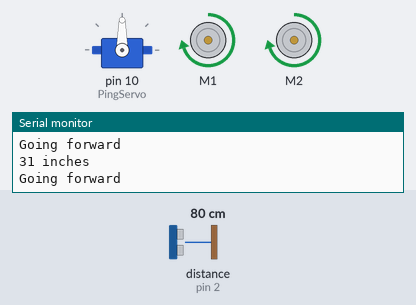
This sketch was run on a simulated Arduino Uno, built with avr-gcc and run on an emulated ATmega328P. Parts: servo, 2 × DC motor (green arrow = forward, orange = backward, longer = faster), the last lines printed to the serial monitor. Wiring (inferred from the names in the program): ultrasonic range finder: trigger pin 2; echo pin 2. Inputs (shaded band) come from the test bench; at power-on: distance to the obstacle (sensor on pin 2) 80 cm. The echo pulse lasts 58.3 µs per cm.

Above: at 1.2 s.
1.3 s: distance to the obstacle (sensor on pin 2) set to 31 cm
2.8 s: distance to the obstacle (sensor on pin 2) set to 26 cm
At 5.4 s:
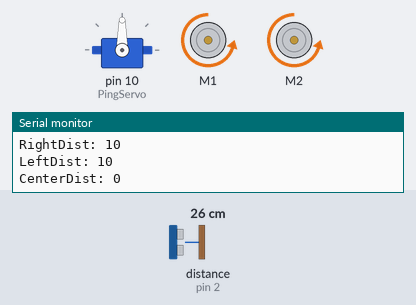
5.7 s: distance to the obstacle (sensor on pin 2) set to 35 cm
At 7.2 s:
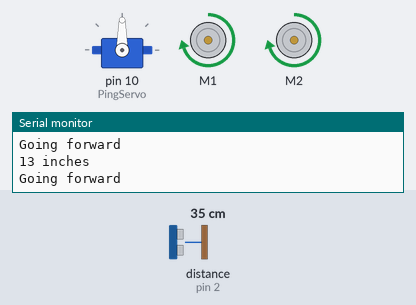
7.5 s: distance to the obstacle (sensor on pin 2) set to 4 cm
At 8.3 s:
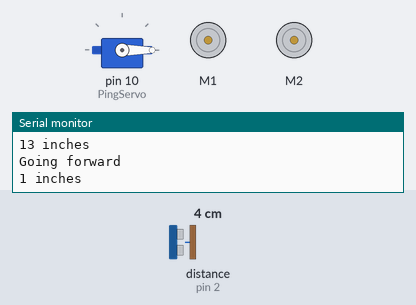
Timing chart, 0 to 11.2 s (numbered marks = the images above; inputs shaded):
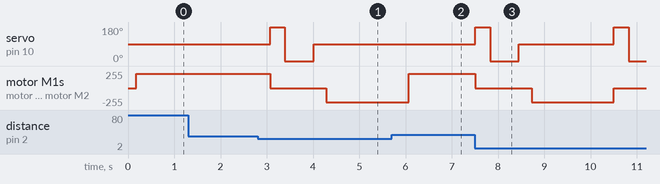

The sketch:

Code_RCoche_v2.ino
```cpp
#include <AFMotor.h> // Enables the Motor library
#include <Servo.h> // Enables the Servo library

Servo PingServo;
AF_DCMotor motor1(1); // Motor 1 is connected to the port 1 on the motor shield
AF_DCMotor motor2(2); // Motor 2 is connected to the port 2 on the motor shield
int minSafeDist = 11 ; // Minimum distance for ping sensor to know when to turn
int pingPin = 2; // Ping sensor is connected to port A0
int centerDist, leftDist, rightDist, backDist; // Define variables center, left, right and back distance
long duration, inches, cm; // Define variables for Ping sensor

void setup() {
PingServo.attach(10); // Servo is attached to pin 10 in the motor shield
PingServo.write(90); // Center the Ping sensor (puts it at 90 degrees)
motor1.setSpeed(215); // Sets the speed of the first motor (At 0, the motors are turned off. 255 is the fastest setting that you are able to use, I used 215 to not push the motors too hard.)
motor2.setSpeed(215); // Sets the speed of the second motor (At 0, the motors are turned off. 255 is the fastest setting that you are able to use, I used 215 to not push the motors too hard.)

Serial.begin(9600); // Enables Serial monitor for debugging purposes
Serial.println("Serial test!"); // Test the Serial communication
}

void AllStop() {
motor1.run(RELEASE); // Turns off motor 1
motor2.run(RELEASE); // Turns off motor 2
}
void AllForward() { // Makes the robot go forward
motor1.run(FORWARD); // Motor 1 goes forward
motor2.run(FORWARD); // Motor 2 goes forward
Serial.println("Going forward"); // Prints a line in the serial monitor
}
void turnRight() { // Makes the robot go right
motor2.run(BACKWARD); // Turns off motor 2
motor1.run(FORWARD); // Motor 1 goes forward
delay(1600); // Time required to turn right (1.6 seconds)
Serial.println("Motors going Right"); // Prints a line in the serial monitor
}
void GoBack(){ // Makes the robot go back
motor2.run(BACKWARD); // Motor 2 goes back
motor1.run(BACKWARD); // Motor 1 goes back
delay(1600); // Time Required to go back (1.6 seconds)
Serial.println("Backward"); // Prints a line in the serial monitor
}
void turnLeft() { // Makes the robot go Left
motor2.run(FORWARD); // Motor 2 goes forward
motor1.run(BACKWARD); // turns off motor 1
delay(1600); //Time Required to turn left (1.6)Seconds
Serial.println("Motors going Left");// Prints a line in the serial monitor
}

// Starts the loop to decide what to do
void loop()
{
LookAhead();
Serial.print(inches);
Serial.println(" inches"); // Prints a line in the serial monitor
if(inches >= minSafeDist) /* If the inches in front of an object is greater than or equal to the minimum safe distance (11 inches), react*/
{
AllForward(); // All wheels forward
delay(110); // Wait 0.11 seconds
}else // If not:
{
AllStop(); // Stop all motors
LookAround(); // Check your surroundings for best route
if(rightDist > leftDist) // If the right distance is greater than the left distance , turn right
{
turnRight();
}else if (leftDist > rightDist) // If the left distance is greater than the right distance , turn left
{
turnLeft();
}else if (leftDist&&rightDist<minSafeDist) // If the left and right distance is smaller than the min safe distance (11 inch) go back
{
GoBack();
}
}
}
unsigned long ping() {
pinMode(pingPin, OUTPUT); // Make the Pingpin to output
digitalWrite(pingPin, LOW); //Send a low pulse
delayMicroseconds(2); // wait for two microseconds
digitalWrite(pingPin, HIGH); // Send a high pulse
delayMicroseconds(5); // wait for 5 micro seconds
digitalWrite(pingPin, LOW); // send a low pulse
pinMode(pingPin,INPUT); // switch the Pingpin to input
duration = pulseIn(pingPin, HIGH); //listen for echo

/*Convert micro seconds to Inches
-------------------------------------*/

inches = microsecondsToInches(duration);
cm = microsecondsToCentimeters(duration);
}

long microsecondsToInches(long microseconds) // converts time to a distance
{
return microseconds / 74 / 2;
}
long microsecondsToCentimeters(long microseconds) // converts time to a distance
{
return microseconds / 29 / 2;
}

void LookAhead() {
PingServo.write(90);// angle to look forward
delay(175); // wait 0.175 seconds
ping();
}

void LookAround(){
PingServo.write(180); // 180° angle
delay(320); // wait 0.32 seconds
ping();
rightDist = inches; //get the right distance
PingServo.write(0); // look to the other side
delay(620); // wait 0.62 seconds
ping();
leftDist = inches; // get the left distance
PingServo.write(90); // 90° angle
delay(275); // wait 0.275 seconds

// Prints a line in the serial monitor
Serial.print("RightDist: ");
Serial.println(rightDist);
Serial.print("LeftDist: ");
Serial.println(leftDist);
Serial.print("CenterDist: ");
Serial.println(centerDist);
}
```

Measured:
- the behaviour switches between 29 and 28 cm on distance to the obstacle (sensor on pin 2) (found by bisection; images 0 and 1)
- after the input at 2.8 s, servo on pin 10 (PingServo): 90° → 180° after 0.27 s, → 0° 0.32 s later, → 90° 0.62 s later; motor M1, motor M2: forward 215/255 → stopped after 0.27 s, → backward 215/255 1.2 s later
- after the input at 5.7 s, servo on pin 10 (PingServo): stays 90° (without the input it goes to 180° after 0.37 s)
- after the input at 7.5 s, servo on pin 10 (PingServo): 90° → 180° at once, → 0° 0.32 s later, → 90° 0.62 s later, → 180° 2.1 s later, … (5 changes in this stretch); motor M1, motor M2: forward 215/255 → stopped at once, → backward 215/255 1.2 s later, → stopped 1.8 s later
